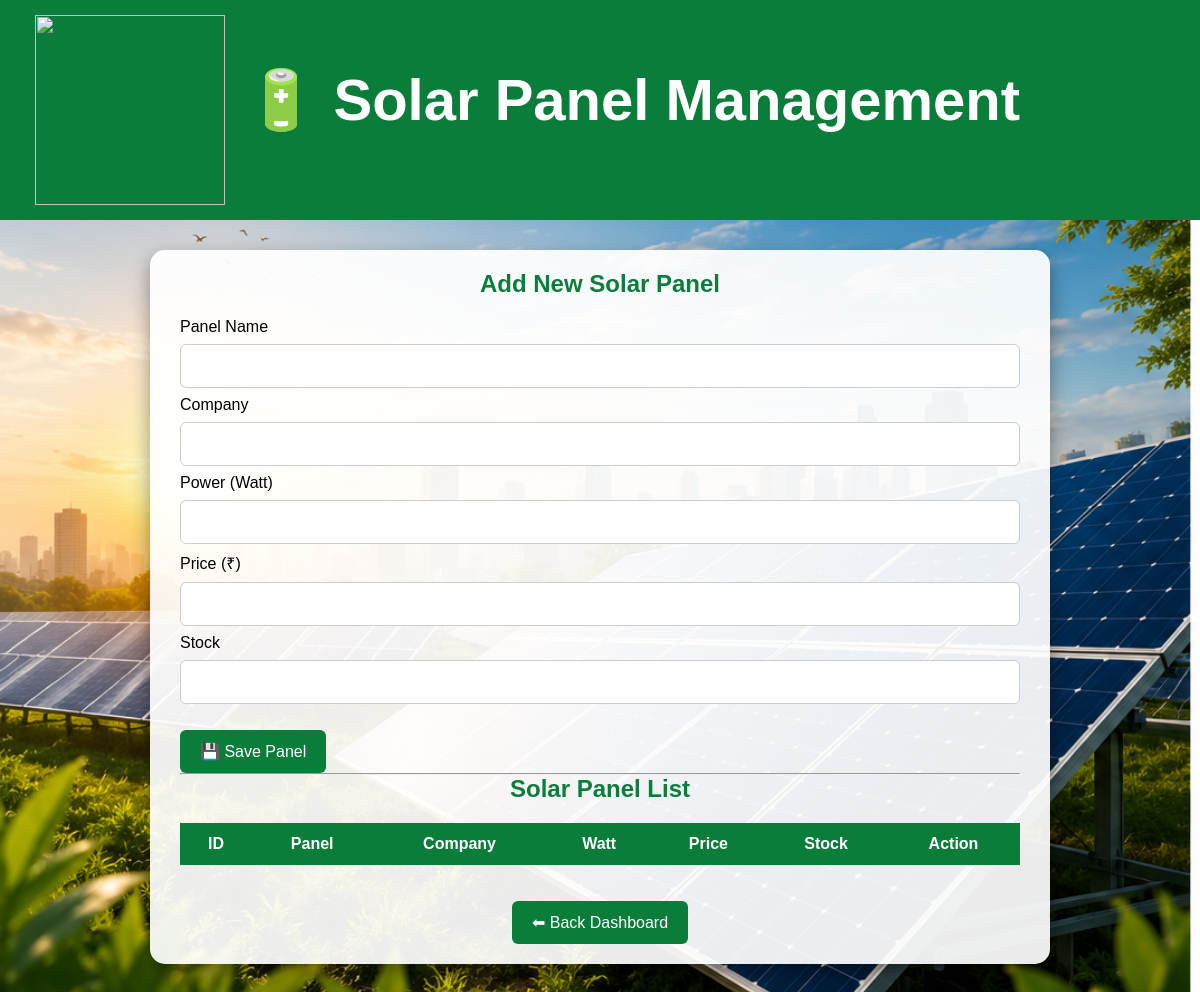
The app's page /panel, older data.
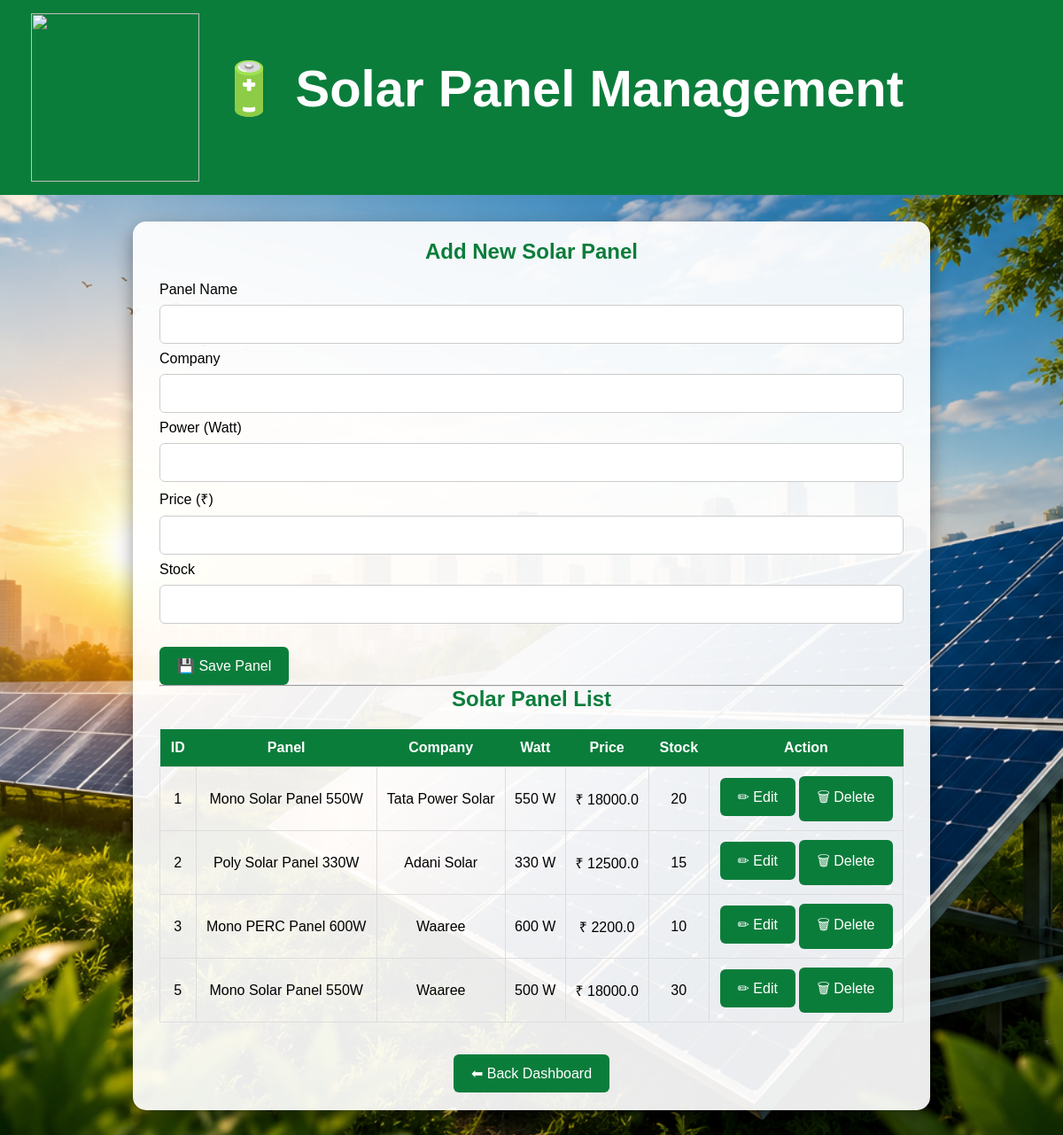
The same page, newer data.
### tables this page shows
CREATE TABLE panels(
    id INTEGER PRIMARY KEY AUTOINCREMENT,
    panel_name TEXT NOT NULL,
    company TEXT NOT NULL,
    watt INTEGER,
    price REAL,
    stock INTEGER
);

### app.py (the view)
@app.route("/panel")
def panel():
    c = connect_db()
    cur = c.cursor()
    cur.execute("SELECT * FROM panels")
    panels = cur.fetchall()
    c.close()
    return render_template("panel.html", panels=panels)

### app.py (called while the page is built)
def connect_db():
    return sqlite3.connect("solar.db")

### templates/panel.html (shortened to what this page needs)
<!DOCTYPE html>
<html>
<head>
    <link rel="stylesheet" href="{{ url_for('static', filename='style.css') }}">
</head>
<body>
<header class="header">
    <div class="header-left">
        <img src="{{ url_for('static', filename='images/logo.png') }}" class="logo">
        <h1>🔋 Solar Panel Management</h1>
    </div>
</header>
<div class="container">
<h2>Add New Solar Panel</h2>
<form action="/add_panel" method="POST">
<label>Panel Name</label>
<input type="text" name="panel_name" required>
<label>Company</label>
<input type="text" name="company" required>
<label>Power (Watt)</label>
<input type="number" name="watt" required>
<label>Price (₹)</label>
<input type="number" name="price" required>
<label>Stock</label>
<input type="number" name="stock" required>
<br><br>
<button type="submit">💾 Save Panel</button>
</form>
<hr>
<h2>Solar Panel List</h2>
<table>
<tr>
<th>ID</th>
<th>Panel</th>
<th>Company</th>
<th>Watt</th>
<th>Price</th>
<th>Stock</th>
<th>Action</th>
</tr>
{% for p in panels %}
<tr>
<td>{{ p[0] }}</td>
<td>{{ p[1] }}</td>
<td>{{ p[2] }}</td>
<td>{{ p[3] }} W</td>
<td>₹ {{ p[4] }}</td>
<td>{{ p[5] }}</td>
<td>
<a href="/edit_panel/{{ p[0] }}">
<button type="button">✏ Edit</button>
</a>
<a href="/delete_panel/{{ p[0] }}">
<button type="button">🗑 Delete</button>
</a>
</td>
</tr>
{% endfor %}
</table>
<br><br>
<center>
<a href="/dashboard">
<button type="button">⬅ Back Dashboard</button>
</a>
</center>
</div>
</body>
</html>

Row changes from the older to the newer data that the page shows:
added panels: id "1", panel_name "Mono Solar Panel 550W", company "Tata Power Solar", watt "550", price "18000.0", stock "20"
added panels: id "2", panel_name "Poly Solar Panel 330W", company "Adani Solar", watt "330", price "12500.0", stock "15"
added panels: id "3", panel_name "Mono PERC Panel 600W", company "Waaree", watt "600", price "2200.0", stock "10"
added panels: id "5", panel_name "Mono Solar Panel 550W", company "Waaree", watt "500", price "18000.0", stock "30"
